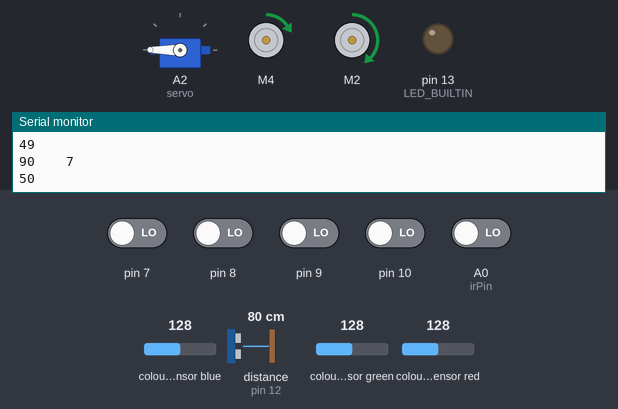
The sketch below on a simulated Arduino Uno, built with avr-gcc and run on an emulated ATmega328P. Parts: servo, 2 × DC motor (green arrow = forward, orange = backward, longer = faster), output pins drawn as LEDs (lit = HIGH), the last lines printed to the serial monitor. Wiring (inferred from the names in the program): ultrasonic range finder: trigger pin 12; echo pin 12. The test bench sets the inputs (shaded band); at power-on: A0 (irPin), pin 7–10 LOW, distance to the obstacle (sensor on pin 12) 80 cm, colour sensor blue 128, colour sensor green 128, colour sensor red 128. The echo pulse lasts 58.3 µs per cm; pins used as bus, display or sensor lines are not drawn.

Above: at 11.2 s.
11.3 s: distance to the obstacle (sensor on pin 12) set to 7 cm
14.3 s: distance to the obstacle (sensor on pin 12) set to 4 cm
At 16.6 s:
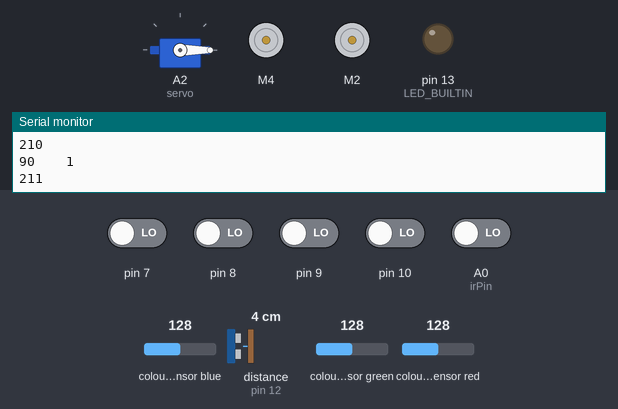
19.8 s: pin 8 driven HIGH
At 20.48 s:
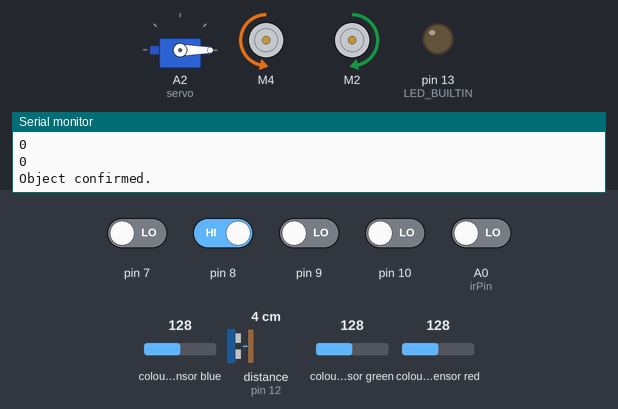
22.8 s: pin 7 driven HIGH
25.8 s: pin 10 driven HIGH
At 27.4 s:
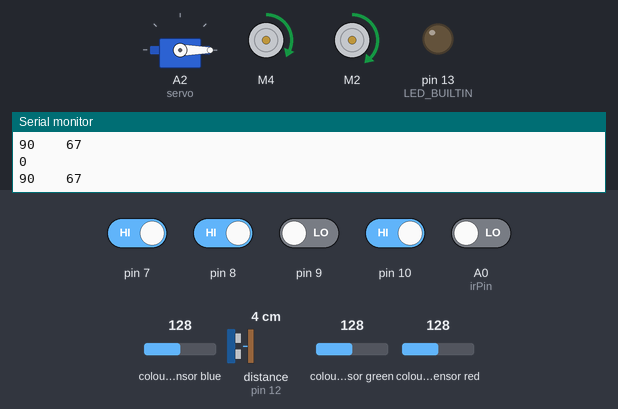
27.7 s: pin 9 driven HIGH
At 32.5 s:
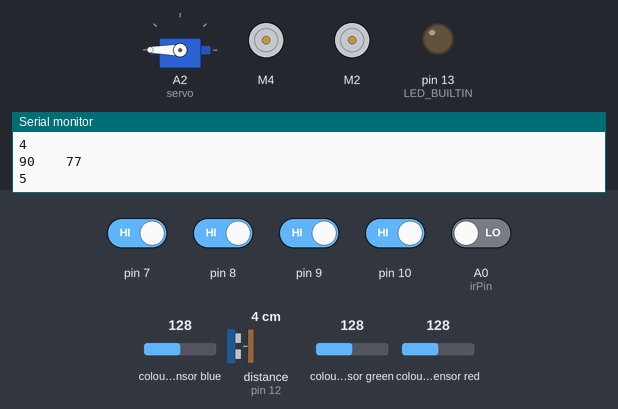
Timing chart, 0 to 35.6 s (numbered marks = the images above; inputs shaded):
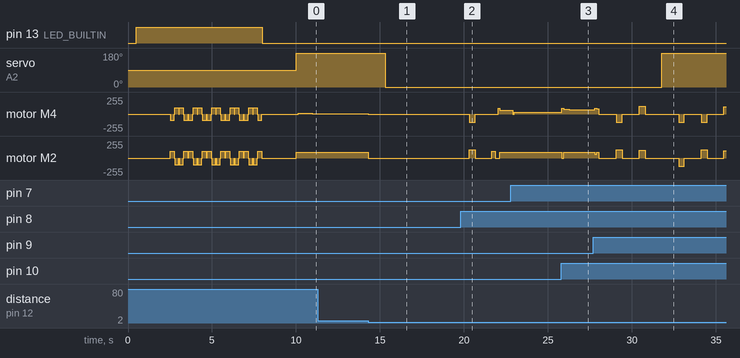

The sketch:

Code.ino
```cpp
// Code description
// Our Robot works using PID for its line follow.
// We created three modes
// Mode 1. the robot moves on the line and stops when it gets to the end of its path if no obstacle is seen within a certain distance.
// Mode 2: Robot moves on the line, tries to pick up an object it senses but then continues its journey if no object was actually picked up
// Mode 3, robot moves on the line, picks up an actual object and returns it back to the base and sorts based on color (Red to the left and others to the right)

// linefollower
#include <QTRSensors.h>
#include <PID_v1.h>
double Setpoint;
double Input;
double Output;
QTRSensors qtr;
uint16_t position;

const uint8_t SensorCount = 4;
uint16_t sensorValues[SensorCount];

float Kp = 0.9;
float Ki = 0.025;
float Kd = 0.425;
PID myPID(&Input, &Output, &Setpoint, Kp, Ki, Kd, DIRECT);

float Pvalue;
float Ivalue;
float Dvalue;

int counter;
int speedAdjustment;
int totalError = 0;
int previousError = 0;
int P, D, I, PIDvalue, error;
int lsp, rsp;
int lfspeed = 90;


// dc motors
#include <L298N.h>
#define AIN1 2  //Assign the motor pins
#define BIN1 4
#define AIN2 3
#define BIN2 5
#define PWMA 6
#define PWMB 11

const int offsetA = 1;
const int offsetB = 1;

L298N motor1(PWMA, AIN1, AIN2);
L298N motor2(PWMB, BIN1, BIN2);

// Gripper
#include <Servo.h>
Servo servo;

// ultrasonic sensor
long duration, distance;
#define SENSOR_PIN 12

// IR sensor
const int irPin = A0;
int obstacleState = 0;
int confirm=0;

// color sensor
#include <Wire.h>
#include "Adafruit_TCS34725.h"

#define TCS34725_ADDR (0x29) // I2C address
#define SCL_PIN A5
#define SDA_PIN A4

Adafruit_TCS34725 tcs = Adafruit_TCS34725(TCS34725_ADDR);
int colorValue;


void setup() {
  Serial.begin(9600);

// servo setup
  servo.attach(A2);  // Attach gripper servo to pin A2

  // ultrasonic setup
  pinMode(SENSOR_PIN, OUTPUT); // Set the sensor pin as an output to send the pulse

  // ir sensor setup
  pinMode(irPin, INPUT); // Sets the irPin as an Input for IR sensor

   // configure the sensors for line following
  Setpoint = 0;
  myPID.SetMode(AUTOMATIC);
  myPID.SetTunings(Kp, Ki, Kd);
  myPID.SetOutputLimits(-90, 90);
  qtr.setTypeRC(); /// Call this function to set up RC-type sensors.
  qtr.setSensorPins((const uint8_t[]){7,8,9,10}, SensorCount);

  delay(500);
  pinMode(LED_BUILTIN, OUTPUT);
  digitalWrite(LED_BUILTIN, HIGH); // turn on Arduino's LED to indicate we are in calibration mode

  delay(2000);

for (int i = 0; i < 5; i++) { // Repeat the turning and calibrating process
    // Turn gradually to the right and calibrate
    motor_drive(100, -95);
    delay(250);
    motor1.stop();
    motor2.stop();
    qtr.calibrate();

    // Turn back to center and calibrate
    motor_drive(-100, 95); // Reverse direction to return to center
    delay(250);
    motor1.stop();
    motor2.stop();
    qtr.calibrate();

    // Turn gradually to the left and calibrate
    motor_drive(-100, 95);
    delay(250);
    motor1.stop();
    motor2.stop();
    qtr.calibrate();

    // Turn back to center and calibrate
    motor_drive(100, -95); // Reverse direction to return to center
    delay(250);
    motor1.stop();
    motor2.stop();
    qtr.calibrate();
  }

  digitalWrite(LED_BUILTIN, LOW); // turn off Arduino's LED to indicate we are through with calibration
  Serial.println();
  Serial.print("Calibration Complete!");
  Serial.println();
  delay(2000);
  openGripper();
}

void loop() {
  ultraSonicObstacleCheck();

  counter = 0;       //variable that keeps a count of how long the robot has been on a full black line
  confirm=0;         //variable to confirm if an object was actually picked

 int checkDistance=0;  //variable that tracks when the robot gets to the end of its path.

//  this section keeps the robot moving on the line as long as an obstacle isnt within 4cm of the sensor and the checkDistance is less than 400
  while (distance > 4 && checkDistance < 400 ) {
      robot_control();
      ultraSonicObstacleCheck();
      checkDistance +=1;
      Serial.println(checkDistance);
      if(checkDistance >= 400){
        motor1.stop();
        motor2.stop();
      while(1){
        // infinite loop to stop the car indicating we have gotten to the end of the path and no obstacle was seen
      }
      }

    }

  pickItem();
  delay(1000);

  confirmItem(); //confirms if an item was actually picked
  delay(1000);

if(confirm){
turn90DegreesRight();
  delay(1000);

  // Keep turning until a black line is detected
    bool lineDetected = false;
    while (!lineDetected) {
      lineDetected = keepturning(); // This will stop turning once a black line is detected
      delay(100);
    }

    //code block to ensure the robot doesnt stop at the first full black line it sees
    while (counter < 5){
      robot_control();
      if (sensorValues[0]>=900 && sensorValues[1]>=900 && sensorValues[2]>=900 && sensorValues[3]>=900){
        counter += 1;
        delay(50);
      }
      Serial.println(counter);
    }
    dropItem();
}
else {
    openGripper();
    delay(1000); // Delay to ensure the gripper has enough time to open

    while (checkDistance < 400) {
      robot_control();
      ultraSonicObstacleCheck();
      checkDistance += 1;
      Serial.println(checkDistance);

      if (checkDistance >= 400) {
        motor1.stop();
        motor2.stop();
        while(1) {
          // Infinite loop to halt further execution
        }
      }
    }
  }
}


// function definations

void pickItem(){
    motor1.stop();
    motor2.stop();
    delay(1000);
    closeGripper();
    delay(1000);
}

void confirmItem(){
    int detectionCount = 0;
    const int totalReadings = 10; // Take 10 readings to improve accuracy
    const int detectionThreshold = 7; // Require at least 7 detections to confirm

    for (int i = 0; i < totalReadings; i++) {
        IRSensorObstacleCheck(); // Update obstacleState
        if (obstacleState == LOW) { // LOW means an object is detected
            detectionCount++;
        }
        delay(200); // Wait a bit before the next reading
    }

    if (detectionCount >= detectionThreshold) {
        confirm = 1;
        Serial.println("Object confirmed.");
    } else {
        confirm = 0;
        Serial.println("No object detected.");
    }
}

void dropItem(){
  motor1.stop();
  motor2.stop();
  delay(1000);
  colorCheck();
  if(colorValue==0){
    //green
    turn90DegreesRight();
    delay(1000);
    moveForwardShortDistance();
    delay(1000);
    openGripper();
    delay(1000);
    moveBackwardShortDistance();
    delay(1000);
    turn90DegreesRight();
    delay(1000);
    moveForwardShorterDistance();
    delay(1000);
  }
  else{
    //red
    turn90DegreesLeft();
    delay(1000);
    moveForwardShortDistance();
    delay(1000);
    openGripper();
    delay(1000);
    moveBackwardShortDistance();
    delay(1000);
    turn90DegreesLeft();
    delay(1000);
    moveForwardShorterDistance();
    delay(1000);
  }
}


void moveForwardShortDistance() {
  motor_drive(120, 120); // Move forward
  delay(350); //
  motor1.stop(); // Stop motors
  motor2.stop();
}

void moveForwardShorterDistance() {
  motor_drive(110, 110); // Move forward
  delay(350);
  motor1.stop(); // Stop motors
  motor2.stop();
}

void moveBackwardShortDistance() {
  motor_drive(-120, -120); // Move Backward
  delay(350);
  motor1.stop(); // Stop motors
  motor2.stop();
}

bool keepturning() {
  motor_drive(100, 0);
  delay(200);
  position = qtr.readLineBlack(sensorValues);
  motor1.stop();
  motor2.stop();
  delay(50); // Short delay to stabilize sensor readings

  // Check if any sensor reads above a threshold, indicating a black line
  for(int i = 0; i < SensorCount; i++) {
    if (sensorValues[i] > 600) {
      return true; // Line detected
    }
  }
  return false; // Line not detected, continue turning
}

void turn90DegreesRight() {
  motor_drive(125, -125);
  delay(350);
  motor1.stop();
  motor2.stop();
}

void turn90DegreesLeft() {
  motor_drive(-115, 115);
  delay(350);
  motor1.stop();
  motor2.stop();
}


// gripper close function
void closeGripper(){
  servo.write(0);
}

// gripper Open function
void openGripper(){
  servo.write(180);
}

void ultraSonicObstacleCheck() {
  digitalWrite(SENSOR_PIN, LOW);
  delayMicroseconds(2);

  // Send a 10-microsecond pulse to start the measurement
  digitalWrite(SENSOR_PIN, HIGH);
  delayMicroseconds(10);
  digitalWrite(SENSOR_PIN, LOW);

  // Change the pin to input to receive the echo
  pinMode(SENSOR_PIN, INPUT);

  // Measure the time for the echo to return
  duration = pulseIn(SENSOR_PIN, HIGH);

  // Calculate the distance
  distance = duration / 58.2; // Convert the time to distance in cm

  // Reset the pin to output after reading
  pinMode(SENSOR_PIN, OUTPUT);

}

// IR sensor routine
void IRSensorObstacleCheck(){
  obstacleState = digitalRead(irPin);
  //low means object detected
  Serial.println(obstacleState);
}
//
void robot_control(){
  // read calibrated sensor values and obtain a measure of the line position
  delay(15);
  position = qtr.readLineBlack(sensorValues);

  Input = map(position, 0, 3000, -90, 90);

  myPID.Compute();
  speedAdjustment = Output;

  lsp = lfspeed + speedAdjustment;
  rsp = lfspeed - speedAdjustment;

  if (lsp > 90) {
    lsp = 90;
  }
 if (lsp < -90) {
    lsp = -90;
  }
  if (rsp > 90) {
    rsp = 90;
  }
  if (rsp < -90) {
    rsp = -90;
  }
  motor_drive(lsp,rsp);
  Serial.print(lsp);
  Serial.print("    ");
  Serial.print(rsp);
  Serial.println();

}


void motor_drive(int left, int right){
  motor1.setSpeed(abs(left)); // Set speed for left motor
  motor2.setSpeed(abs(right)); // Set speed for right motor

  if(right>0)
  {
    motor2.forward();
  }
  else
  {
    motor2.backward();
  }


  if(left>0)
  {
    motor1.forward();
  }
  else
  {
    motor1.backward();}
}

void colorCheck(){
   uint16_t clear, red, green, blue;

  tcs.getRawData(&red, &green, &blue, &clear);

  int colorTemp = tcs.calculateColorTemperature(red,green,blue);

if(colorTemp <= 3000) {
  colorValue=1; //indicating red

}
else {
  colorValue=0; //indicating other colors

  }
}
```

Measured:
- the behaviour switches between 6 and 5 cm on distance to the obstacle (sensor on pin 12) (found by bisection; images 0 and 1)
- after the input at 14.3 s, servo on A2 (servo): 180° → 0° after 1.0 s; motor M2: forward 90/255 → stopped after 0.01 s instead of 3.7 s
- after the input at 25.8 s, motor M2: forward 90/255 → stopped at once, → forward 90/255 0.11 s later
- after the input at 27.7 s, servo on A2 (servo): 0° → 180° after 4.1 s; motor M2: forward 90/255 → forward 57/255 after 0.07 s, → forward 90/255 0.14 s later, → stopped 0.12 s later, → forward 125/255 1.1 s later, … (12 changes in this stretch)
